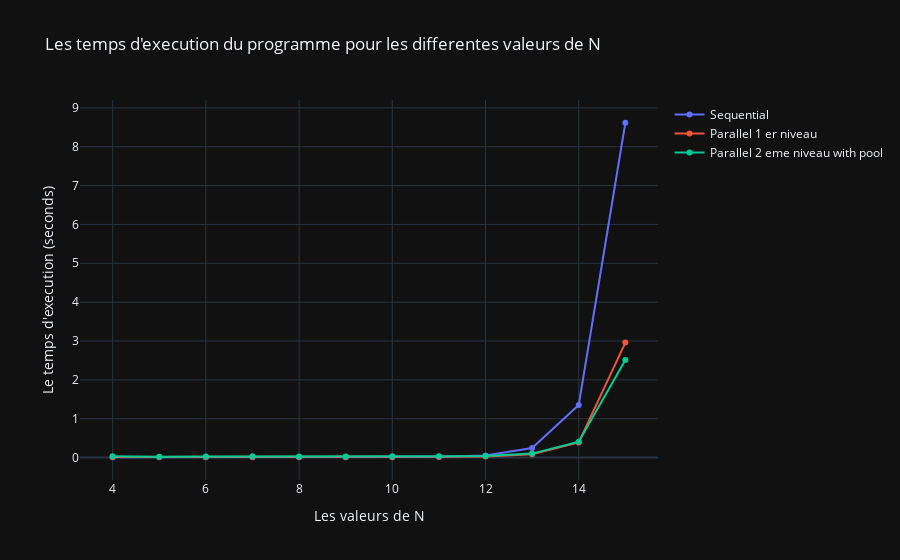

Notebook code for this chart:
### Code cell
executer() ### 16 threads

### Figure 1 — Plotly figure (JSON) as saved in the notebook; plotly's stock layout.template omitted (floating-point values rounded to 4 significant figures)
{"data": [{"name": "Sequential", "type": "scatter", "x": [4, 5, 6, 7, 8, 9, 10, 11, 12, 13, 14, 15], "y": [0.008757, 0.01037, 0.008336, 0.008632, 0.008844, 0.009469, 0.0113, 0.01966, 0.05426, 0.2439, 1.355, 8.617]}, {"name": "Parallel 1 er niveau", "type": "scatter", "x": [4, 5, 6, 7, 8, 9, 10, 11, 12, 13, 14, 15], "y": [0.01391, 0.0134, 0.01403, 0.01241, 0.01432, 0.01397, 0.01405, 0.01514, 0.02838, 0.08581, 0.3887, 2.96]}, {"name": "Parallel 2 eme niveau with pool", "type": "scatter", "x": [4, 5, 6, 7, 8, 9, 10, 11, 12, 13, 14, 15], "y": [0.03223, 0.01863, 0.02902, 0.03401, 0.02774, 0.03079, 0.03102, 0.03098, 0.03743, 0.1017, 0.4097, 2.514]}], "layout": {"title": {"text": "Les temps d'execution du programme pour les differentes valeurs de N"}, "xaxis": {"title": {"text": "Les valeurs de N"}}, "yaxis": {"title": {"text": "Le temps d'execution (seconds)"}}}}
